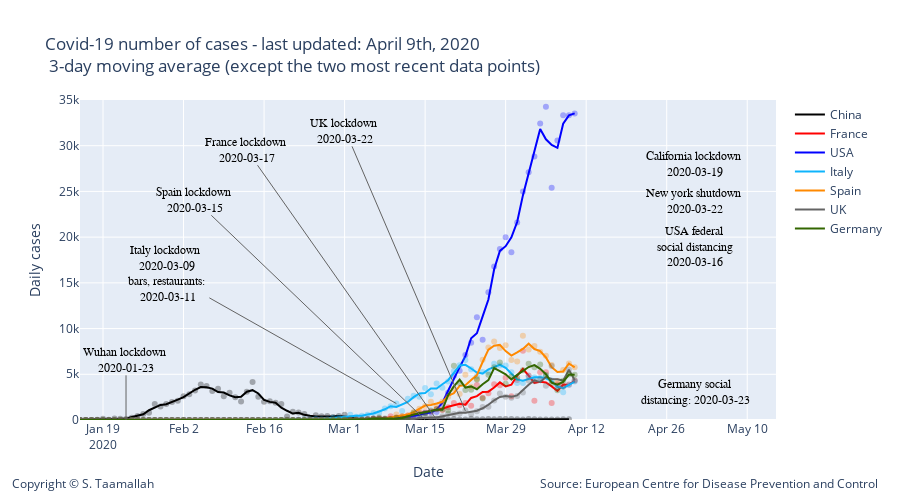

Write notebook code for a chart like this one.
### Code cell
degree = 1
#smooth_italy = smoothTriangle(df_italy['deaths'],degree)

smooth_china = smoothTriangle(df_china['cases'], degree)
smooth_france = smoothTriangle(df_france['cases'], degree)
smooth_italy = smoothTriangle(df_italy['cases'],degree)
smooth_usa = smoothTriangle(df_usa['cases'],degree)
smooth_uk = smoothTriangle(df_uk['cases'],degree)
smooth_germany = smoothTriangle(df_germany['cases'],degree)
smooth_spain = smoothTriangle(df_spain['cases'],degree)
smooth_korea = smoothTriangle(df_korea['cases'],degree)
smooth_netherlandss = smoothTriangle(df_netherlands['cases'],degree)

smooth_china = smooth_3day(df_china['cases'])
smooth_france = smooth_3day(df_france['cases'])
smooth_italy = smooth_3day(df_italy['cases'])
smooth_usa = smooth_3day(df_usa['cases'])
smooth_uk = smooth_3day(df_uk['cases'])
smooth_germany = smooth_3day(df_germany['cases'])
smooth_spain = smooth_3day(df_spain['cases'])
smooth_korea = smooth_3day(df_korea['cases'])
smooth_netherlandss = smooth_3day(df_netherlands['cases'])




# Add traces
trace1 = go.Scatter(
        x=df_china.index, 
        y=df_china['cases'],
        mode='markers',
        name='China daily cases',
        line_color='rgba(0, 0, 0, .3)',
        showlegend=False,
)

trace11 = go.Scatter(
        x=df_china.index, 
        y=smooth_china,
        mode='lines',
        name='China',
        line_color='rgba(0, 0, 0, 1)',
)


trace2 = go.Scatter(
        x=df_france.index, 
        y=df_france['cases'],
        mode='markers',
        name='France',
        line_color='rgba(256, 0, 0, .3)',
        showlegend=False,
)

trace22 = go.Scatter(
        x=df_france.index, 
        y=smooth_france,
        mode='lines',
        name='France',
        line_color='rgba(256, 0, 0, 1)',
)


trace3 = go.Scatter(
        x=df_usa.index, 
        y=df_usa['cases'],
        mode='markers',
        name='USA',
        line_color='rgba(0, 0, 255, .3)',
    showlegend=False,
)

trace33 = go.Scatter(
        x=df_usa.index, 
        y=smooth_usa,
        mode='lines',
        name='USA',
        line_color='rgba(0, 0, 255, 1)',
)
    
    
trace4 = go.Scatter(
        x=df_italy.index, 
        y=df_italy['cases'],
        mode='markers',
        name='Italy',
        line_color='rgba(14, 180, 252, .3)',
    showlegend=False,
)

trace44 = go.Scatter(
        x=df_italy.index, 
        y=smooth_italy,
        mode='lines',
        name='Italy',
        line_color='rgba(14, 180, 252, 1)',
)

trace5 = go.Scatter(
        x=df_spain.index, 
        y=df_spain['cases'],
        mode='markers',
        name='Spain',
        line_color='rgba(255, 137, 0, .3)',
    showlegend=False,
)

trace55 = go.Scatter(
        x=df_spain.index, 
        y=smooth_spain,
        mode='lines',
        name='Spain',
        line_color='rgba(255, 137, 0, 1)',
)


trace6 = go.Scatter(
        x=df_uk.index, 
        y=df_uk['cases'],
        mode='markers',
        name='UK',
        line_color='rgba(100, 100, 100, .3)',
    showlegend=False
)

trace66 = go.Scatter(
        x=df_uk.index, 
        y=smooth_uk,
        mode='lines',
        name='UK',
        line_color='rgba(100, 100, 100, 1)',
)

trace7 = go.Scatter(
        x=df_germany.index, 
        y=df_germany['cases'],
        mode='markers',
        name='Germany',
        line_color='rgba(51, 102, 0, .3)',
    showlegend=False,
)

trace77 = go.Scatter(
        x=df_germany.index, 
        y=smooth_germany,
        mode='lines',
        name='Germany',
        line_color='rgba(51, 102, 0, 1)',
)


data = [trace1,trace11, trace2, trace22, trace3, trace33, trace4, trace44, trace5, trace55, trace6, trace66, trace7, trace77]

layout = go.Layout(
    title="Covid-19 number of cases - last updated: April 9th, 2020 <br> 3-day moving average (except the two most recent data points)",
    width=900,
    height=500,
    
    # Top left
    xaxis=dict(
        title='Date',
        range=['2020-01-15', '2020-05-15'],
    ),
    yaxis=dict(
        title='Daily cases',
        #type='log',
        range=[0,35000],
        anchor='x'
    ),
    
      annotations=[
        dict(
            x=1.15,
            y=-0.23,
            showarrow=False,
            text='Source: European Centre for Disease Prevention and Control',
            xref='paper',
            yref='paper'
        ),
        
        dict(
            x=-0.1,
            y=-0.23,
            showarrow=False,
            text='Copyright © S. Taamallah ',
            xref='paper',
            yref='paper'
        )
    ],
    
)



fig = go.Figure(data=data, layout=layout)



fig.add_annotation(
        x='2020-01-23',
        y=20,
        xref="x",
        yref="y",
        text="Wuhan lockdown <br> 2020-01-23 ",
        showarrow=True,
        font=dict(
            family="Courier New, monospace",
            size=12,
            color="black"
            ),
        align="center",
        arrowhead=0,
        arrowsize=1,
        arrowwidth=1,
        arrowcolor="#636363",
        ax=0,
        ay=-60,
        #bordercolor="#c7c7c7",
        #borderwidth=2,
        #borderpad=4,
        #bgcolor="#ff7f0e",
        #opacity=0.8
        )


fig.add_annotation(
        x='2020-03-10',
        y=1800,
        xref="x",
        yref="y",
        text="Italy lockdown <br> 2020-03-09 <br> bars, restaurants: <br> 2020-03-11",
        showarrow=True,
        font=dict(
            family="Courier New, monospace",
            size=12,
            color="black"
            ),
        align="center",
        arrowhead=0,
        arrowsize=1,
        arrowwidth=1,
        arrowcolor="#636363",
        ax=-230,
        ay=-130,
        #bordercolor="#c7c7c7",
        #borderwidth=2,
        #borderpad=4,
        #bgcolor="#ff7f0e",
        #opacity=0.8
        )


fig.add_annotation(
            x='2020-03-17',
            y=30,
            text="France lockdown <br> 2020-03-17 ",
            showarrow=True,
            font=dict(
            family="Courier New, monospace",
            size=12,
            color="black",
            ),
        align="center",
        arrowhead=0,
        arrowsize=1,
        arrowwidth=1,
        arrowcolor="#636363",
        ax=-190,
        ay=-270,
)


fig.add_annotation(
            x='2020-03-15',
            y=20,
            text="Spain lockdown <br> 2020-03-15 ",
            showarrow=True,
            font=dict(
            family="Courier New, monospace",
            size=12,
            color="black",
            ),
        align="center",
        arrowhead=0,
        arrowsize=1,
        arrowwidth=1,
        arrowcolor="#636363",
        ax=-230,
        ay=-220,
)


fig.add_annotation(
            x='2020-03-22',
            y=1000,
            text="UK lockdown <br> 2020-03-22 ",
            showarrow=True,
            font=dict(
            family="Courier New, monospace",
            size=12,
            color="black",
            ),
        align="center",
        arrowhead=0,
        arrowsize=1,
        arrowwidth=1,
        arrowcolor="#636363",
        ax=-120,
        ay=-280,
)

fig.add_annotation(
            x='2020-05-01',
            y=3000,
            text="Germany social <br> distancing: 2020-03-23 ",
            showarrow=False,
            font=dict(
            family="Courier New, monospace",
            size=12,
            color="black",
            ),
        align="center",
        arrowhead=0,
        arrowsize=1,
        arrowwidth=1,
        arrowcolor="#636363",
        ax=600,
        ay=-60,
)

fig.add_annotation(
            x='2020-05-01',
            y=19000,
            text="USA federal <br> social distancing <br> 2020-03-16 ",
            showarrow=False,
            font=dict(
            family="Courier New, monospace",
            size=12,
            color="black",
            ),
        align="center",
        arrowhead=0,
        arrowsize=1,
        arrowwidth=1,
        arrowcolor="#636363",
        ax=600,
        ay=-520,
)

fig.add_annotation(
            x='2020-05-01',
            y=24000,
            text="New york shutdown <br> 2020-03-22 ",
            showarrow=False,
            font=dict(
            family="Courier New, monospace",
            size=12,
            color="black",
            ),
        align="center",
        arrowhead=0,
        arrowsize=1,
        arrowwidth=1,
        arrowcolor="#636363",
        ax=600,
        ay=-420,
)



fig.add_annotation(
            x='2020-05-01',
            y=28000,
            text="California lockdown <br> 2020-03-19 ",
            showarrow=False,
            font=dict(
            family="Courier New, monospace",
            size=12,
            color="black",
            ),
        align="center",
        arrowhead=0,
        arrowsize=1,
        arrowwidth=1,
        arrowcolor="#636363",
        ax=600,
        ay=-320,
)

fig.show()
from plotly.offline import plot
plot(fig, filename="STaamallah_covid19_analysis_chart_3_20200409.html", auto_open = False)

#from IPython.display import HTML, display
#display(HTML('STaamallah_covid19_analysis_chart_3_20200403.html'), metadata=dict(isolated=True))
